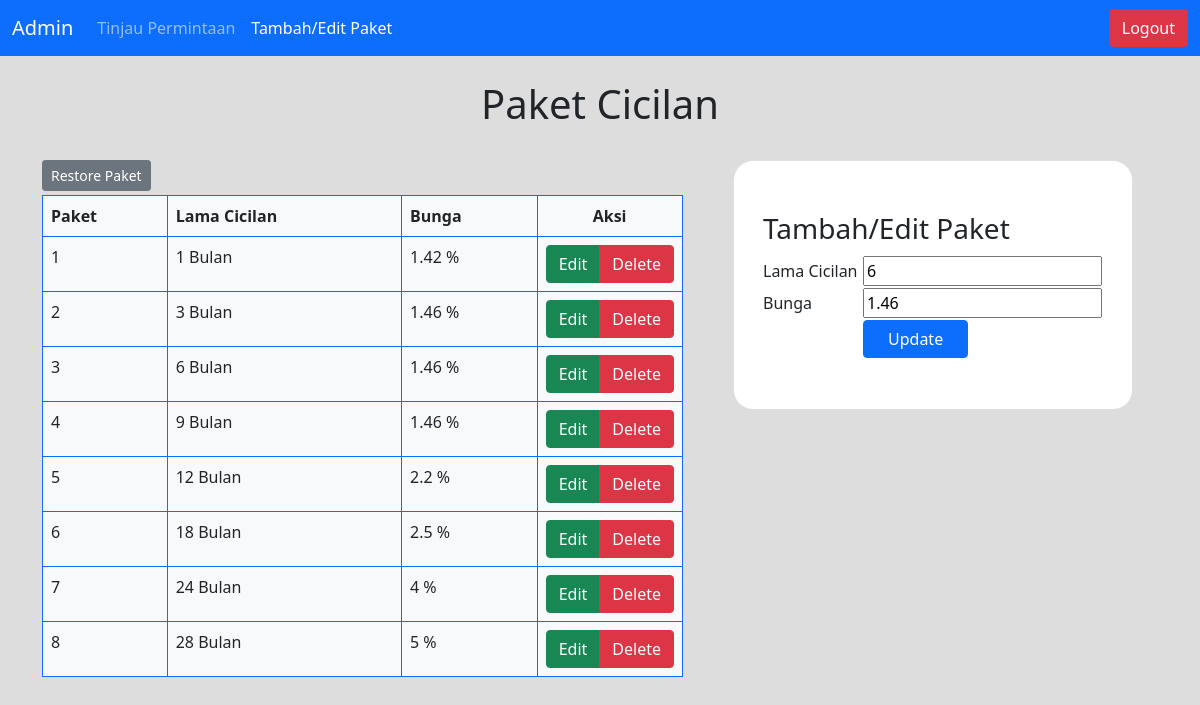
The page /paketCicilan.php?edit=3 (signed in) on the database its author committed.
### tables this page shows
CREATE TABLE `cicilan` (
  `id_paket` int(10) NOT NULL,
  `lama_cicilan` int(2) NOT NULL,
  `bunga_cicilan` float NOT NULL,
  `is_delete` bit(1) NOT NULL DEFAULT b'0'
);

### edit.php (called while the page is built, shortened)
<?php
include "config.php";
if (isset($_GET['edit'])) {
    $id = $_GET['edit'];
    $update = true;
    $result = mysqli_query($mysqli, "select * from cicilan WHERE id_paket='$id'");
    $row = $result->fetch_array();
    $cicilan = $row['lama_cicilan'];
    $bunga = $row['bunga_cicilan'];
}

### paketCicilan.php (the view, shortened to what this page needs)
<?php
include "config.php";
$paket_cicilan = mysqli_query($mysqli, "select * from cicilan where is_delete = 0");
?>
<!DOCTYPE html>
<html lang="en">
<head>
    <link href="https://cdn.jsdelivr.net/npm/bootstrap@5.1.3/dist/css/bootstrap.min.css" rel="stylesheet">
    <link rel="stylesheet" href="style.css">
</head>
<body>
    <nav class="navbar navbar-expand-lg navbar-dark bg-primary">
        <div class="container-fluid">
            <a class="navbar-brand" href="admin.php">Admin</a>
            <div class="collapse navbar-collapse" id="navbarSupportedContent">
                <ul class="navbar-nav me-auto mb-2 mb-lg-0">
                    <li class="nav-item">
                        <a class="nav-link" aria-current="page" href="admin.php">Tinjau Permintaan</a>
                    </li>
                    <li class="nav-item">
                        <a class="nav-link active" href="paketCicilan.php">Tambah/Edit Paket</a>
                    </li>
                </ul>
                <a class="ms-2 btn btn-danger" href="logout.php">Logout</a>
            </div>
        </div>
    </nav>
    <div class="container">
        <div class="row mt-4 mb-4">
            <h1 align="center">Paket Cicilan</h1>
        </div>
        <div class="row">
            <div class="col">
                <a class="btn btn-secondary btn-sm mb-1" href="restoreCicilan.php">Restore Paket</a>
                <table align="center" width="60%" class="table table-bordered border-primary bg-light">
                    <tr>
                        <th scope="col">Paket</th>
                        <th scope="col">Lama Cicilan</th>
                        <th scope="col">Bunga</th>
                        <th style="padding-left: 55px;">Aksi</th>
                    </tr>
                    <tr>
                        <?php
                        while ($item = mysqli_fetch_array($paket_cicilan)) {
                            echo "<tr>";
                            echo "<td>" . $item['id_paket'] . "</td>";
                            echo "<td>" . $item['lama_cicilan'] . " Bulan</td>";
                            echo "<td>" . $item['bunga_cicilan'] . " %</td>";
                            echo "<td style='width: 100px;'><div class='btn-group'><a class='btn btn-success' href='paketCicilan.php?edit=$item[id_paket]'>Edit</a><a onClick=\"javascript: return confirm('yakin ingin menghapus?');\" class='btn btn-danger' href='delete.php?delete=$item[id_paket]'>Delete</a></div></td>";
                            echo "</tr>";
                        }
                        ?>
                    </tr>
                </table>
            </div>
            <div class="col-5">
                <div class="card m-auto" style="height: 250px;">
                    <?php require_once 'edit.php' ?>
                    <form action="paketCicilan.php" method="post" class="m-auto">
                        <table align="center">
                            <tr>
                                <th colspan="2" height="40">
                                    <h3>Tambah/Edit Paket</h3>
                                </th>
                            </tr>
                            <tr>
                                <td width="100">Lama Cicilan</td>
                                <td>
                                    <input type="text" name="cicilan" value="<?php echo $cicilan ?>">
                                </td>
                            </tr>
                            <tr>
                                <td width="100">Bunga</td>
                                <td>
                                    <input type="text" name="bunga" value="<?php echo $bunga ?>">
                                </td>
                            </tr>
                            <tr>
                                <td></td>
                                <td>
                                    <?php if ($update == true) : ?>
                                        <input class="btn btn-primary ps-4 pe-4" type="submit" name="update" value="Update">
                                    <?php else : ?>
                                        <input class="btn btn-primary ps-4 pe-4" type="submit" name="save" value="Save">
                                    <?php endif; ?>
                                </td>
                            </tr>
                        </table>
                    </form>
                </div>
            </div>
        </div>
    </div>
</body>
</html>

### style.css (style rules this page uses)
body { background-color: #DDDDDD; }
.card { width: 400px; height: 200px; background-color: #fff; border-radius: 20px; }

### rows shown on the page
cicilan: id_paket "1", lama_cicilan "1", bunga_cicilan "1.42"
cicilan: id_paket "2", lama_cicilan "3", bunga_cicilan "1.46"
cicilan: id_paket "3", lama_cicilan "6", bunga_cicilan "1.46", cicilan "6", bunga "1.46"
cicilan: id_paket "4", lama_cicilan "9", bunga_cicilan "1.46"
cicilan: id_paket "5", lama_cicilan "12", bunga_cicilan "2.2"
cicilan: id_paket "6", lama_cicilan "18", bunga_cicilan "2.5"
cicilan: id_paket "7", lama_cicilan "24", bunga_cicilan "4"
cicilan: id_paket "8", lama_cicilan "28", bunga_cicilan "5"
